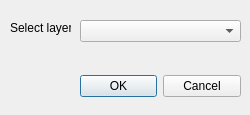
<?xml version="1.0" encoding="UTF-8"?>
<ui version="4.0">
 <class>collerDialogBase</class>
 <widget class="QDialog" name="collerDialogBase">
  <property name="geometry">
   <rect>
    <x>0</x>
    <y>0</y>
    <width>250</width>
    <height>115</height>
   </rect>
  </property>
  <property name="windowTitle">
   <string>coller</string>
  </property>
  <widget class="QDialogButtonBox" name="button_box">
   <property name="geometry">
    <rect>
     <x>80</x>
     <y>70</y>
     <width>161</width>
     <height>32</height>
    </rect>
   </property>
   <property name="orientation">
    <enum>Qt::Horizontal</enum>
   </property>
   <property name="standardButtons">
    <set>QDialogButtonBox::Cancel|QDialogButtonBox::Ok</set>
   </property>
  </widget>
  <widget class="QLabel" name="label">
   <property name="geometry">
    <rect>
     <x>10</x>
     <y>20</y>
     <width>61</width>
     <height>16</height>
    </rect>
   </property>
   <property name="text">
    <string>Select layer :</string>
   </property>
  </widget>
  <widget class="QComboBox" name="comboBox">
   <property name="geometry">
    <rect>
     <x>80</x>
     <y>20</y>
     <width>161</width>
     <height>22</height>
    </rect>
   </property>
  </widget>
 </widget>
 <resources/>
 <connections>
  <connection>
   <sender>button_box</sender>
   <signal>accepted()</signal>
   <receiver>collerDialogBase</receiver>
   <slot>accept()</slot>
   <hints>
    <hint type="sourcelabel">
     <x>20</x>
     <y>20</y>
    </hint>
    <hint type="destinationlabel">
     <x>20</x>
     <y>20</y>
    </hint>
   </hints>
  </connection>
  <connection>
   <sender>button_box</sender>
   <signal>rejected()</signal>
   <receiver>collerDialogBase</receiver>
   <slot>reject()</slot>
   <hints>
    <hint type="sourcelabel">
     <x>20</x>
     <y>20</y>
    </hint>
    <hint type="destinationlabel">
     <x>20</x>
     <y>20</y>
    </hint>
   </hints>
  </connection>
 </connections>
</ui>
